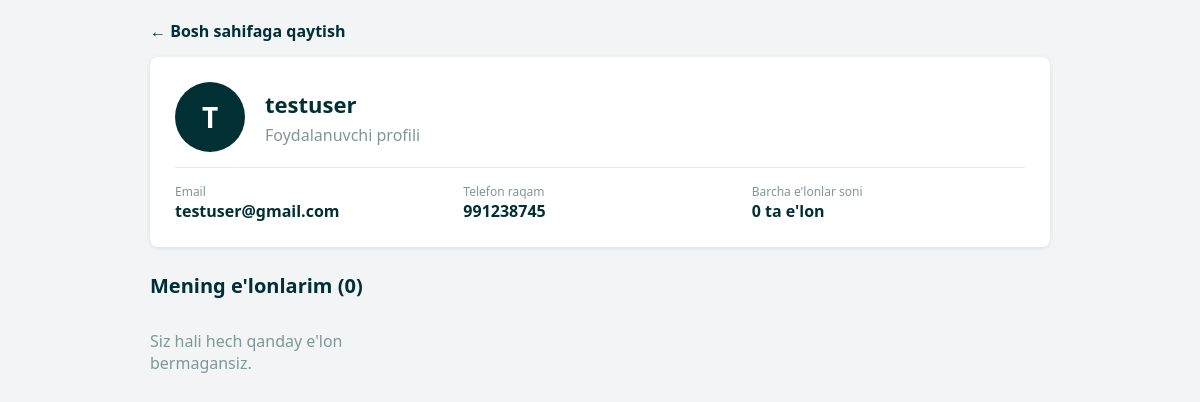
Before: /account/ (signed in) with the older database file.
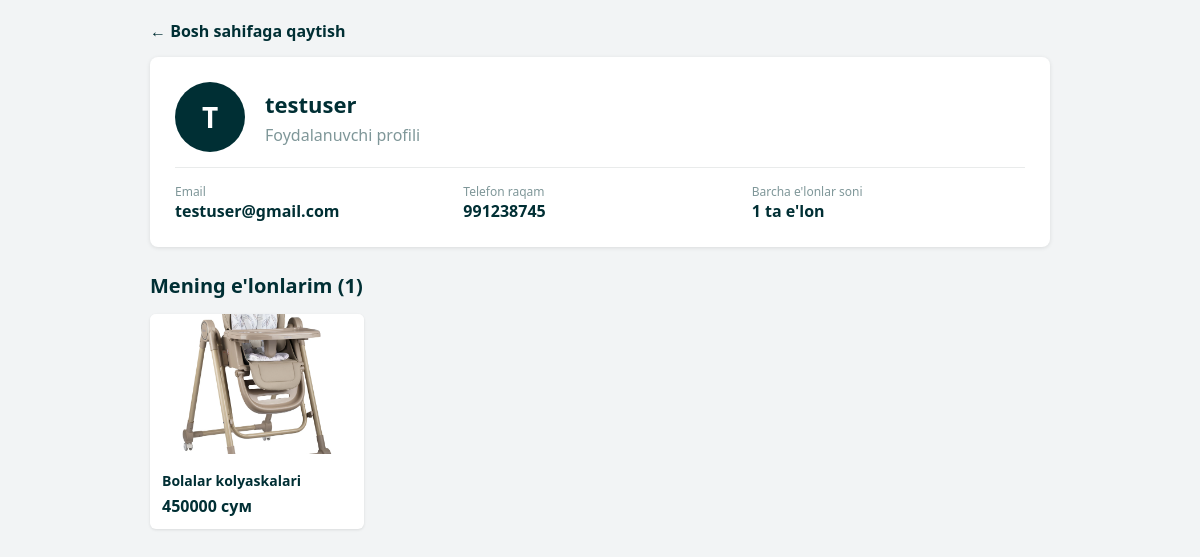
After: the same page with the newer database file.
### apps/models.py (models this page shows, shortened)
class Product(models.Model):
    id = models.AutoField(primary_key=True)
    user = models.ForeignKey(User, on_delete=models.CASCADE, related_name='products', null=True, blank=True)  # <-- Xatolikni bartaraf etuvchi joy
    category = models.ForeignKey(Category, on_delete=models.CASCADE, related_name='products')
    name_uz = models.CharField(max_length=200)
    name_ru = models.CharField(max_length=200, null=True, blank=True)
    description_uz = models.TextField(null=True, blank=True)
    description_ru = models.TextField(null=True, blank=True)
    price = models.DecimalField(max_digits=12, decimal_places=2)
    phone = models.CharField(max_length=20, null=True, blank=True)
    location = models.CharField(max_length=255, null=True, blank=True)
    image = models.ImageField(upload_to='product_images/', null=True, blank=True)
    created_at = models.DateTimeField(auto_now_add=True)
    updated_at = models.DateTimeField(auto_now=True)
    is_active = models.BooleanField(default=True)

### apps/views.py (the view)
# urls.py: path('account/', account_profile, name='account_profile'),
def account_profile(request):
    user_id = request.session.get('user_id')
    if not user_id:
        return redirect('login')
    user = get_object_or_404(User, id=user_id)
    user_products = Product.objects.filter(user=user).order_by('-id')
    total_products = user_products.count()
    return render(request, 'asosiy/account.html', {
        'profile_user': user,
        'user_products': user_products,
        'total_products': total_products,
        'current_user': user
    })

### templates/asosiy/account.html (shortened to what this page needs)
<!DOCTYPE html>
<html lang="uz">
<head>
</head>
<body>
<div class="container">
    <a href="{% url 'home' %}" class="btn-back">&larr; Bosh sahifaga qaytish</a>
    <div class="profile-card">
        <div class="profile-header">
            <div class="avatar">{{ profile_user.username|slice:":1"|upper }}</div>
            <div>
                <h1 style="margin:0; font-size:22px; color:#002f34;">{{ profile_user.username }}</h1>
                <p style="margin:5px 0 0 0; color:#7f9799;">Foydalanuvchi profili</p>
            </div>
        </div>
        <div class="info-grid">
            <div class="info-item">
                <label>Email</label>
                <span>{{ profile_user.email|default:"Kiritilmagan" }}</span>
            </div>
            <div class="info-item">
                <label>Telefon raqam</label>
                <span>{{ profile_user.phone|default:"Kiritilmagan" }}</span>
            </div>
            <div class="info-item">
                <label>Barcha e'lonlar soni</label>
                <span>{{ total_products }} ta e'lon</span>
            </div>
        </div>
    </div>
    <h2 class="products-title">Mening e'lonlarim ({{ total_products }})</h2>
    <div class="products-grid">
        {% for prod in user_products %}
            <div class="product-card">
                {% if prod.image %}
                    <img src="{{ prod.image.url }}" alt="{{ prod.name_uz }}">
                {% else %}
                    <div style="height:140px; background:#e8f0f2; display:flex; align-items:center; justify-content:center; font-size:40px;">📦</div>
                {% endif %}
                <div class="product-details">
                    <a href="{% url 'product_detail' prod.id %}" class="product-title">{{ prod.name_uz }}</a>
                    <div class="product-price">{{ prod.price|floatformat:"0" }} сум</div>
                </div>
            </div>
        {% empty %}
            <p style="color:#7f9799;">Siz hali hech qanday e'lon bermagansiz.</p>
        {% endfor %}
    </div>
</div>
</body>
</html>

Changed rows visible on the page:
added Product: image (picture), name_uz "Bolalar kolyaskalari", price "450000"
Other visible differences:
{{ total_products }}: "0" → "1"
text no longer shown: "Siz hali hech qanday e'lon bermagansiz."
